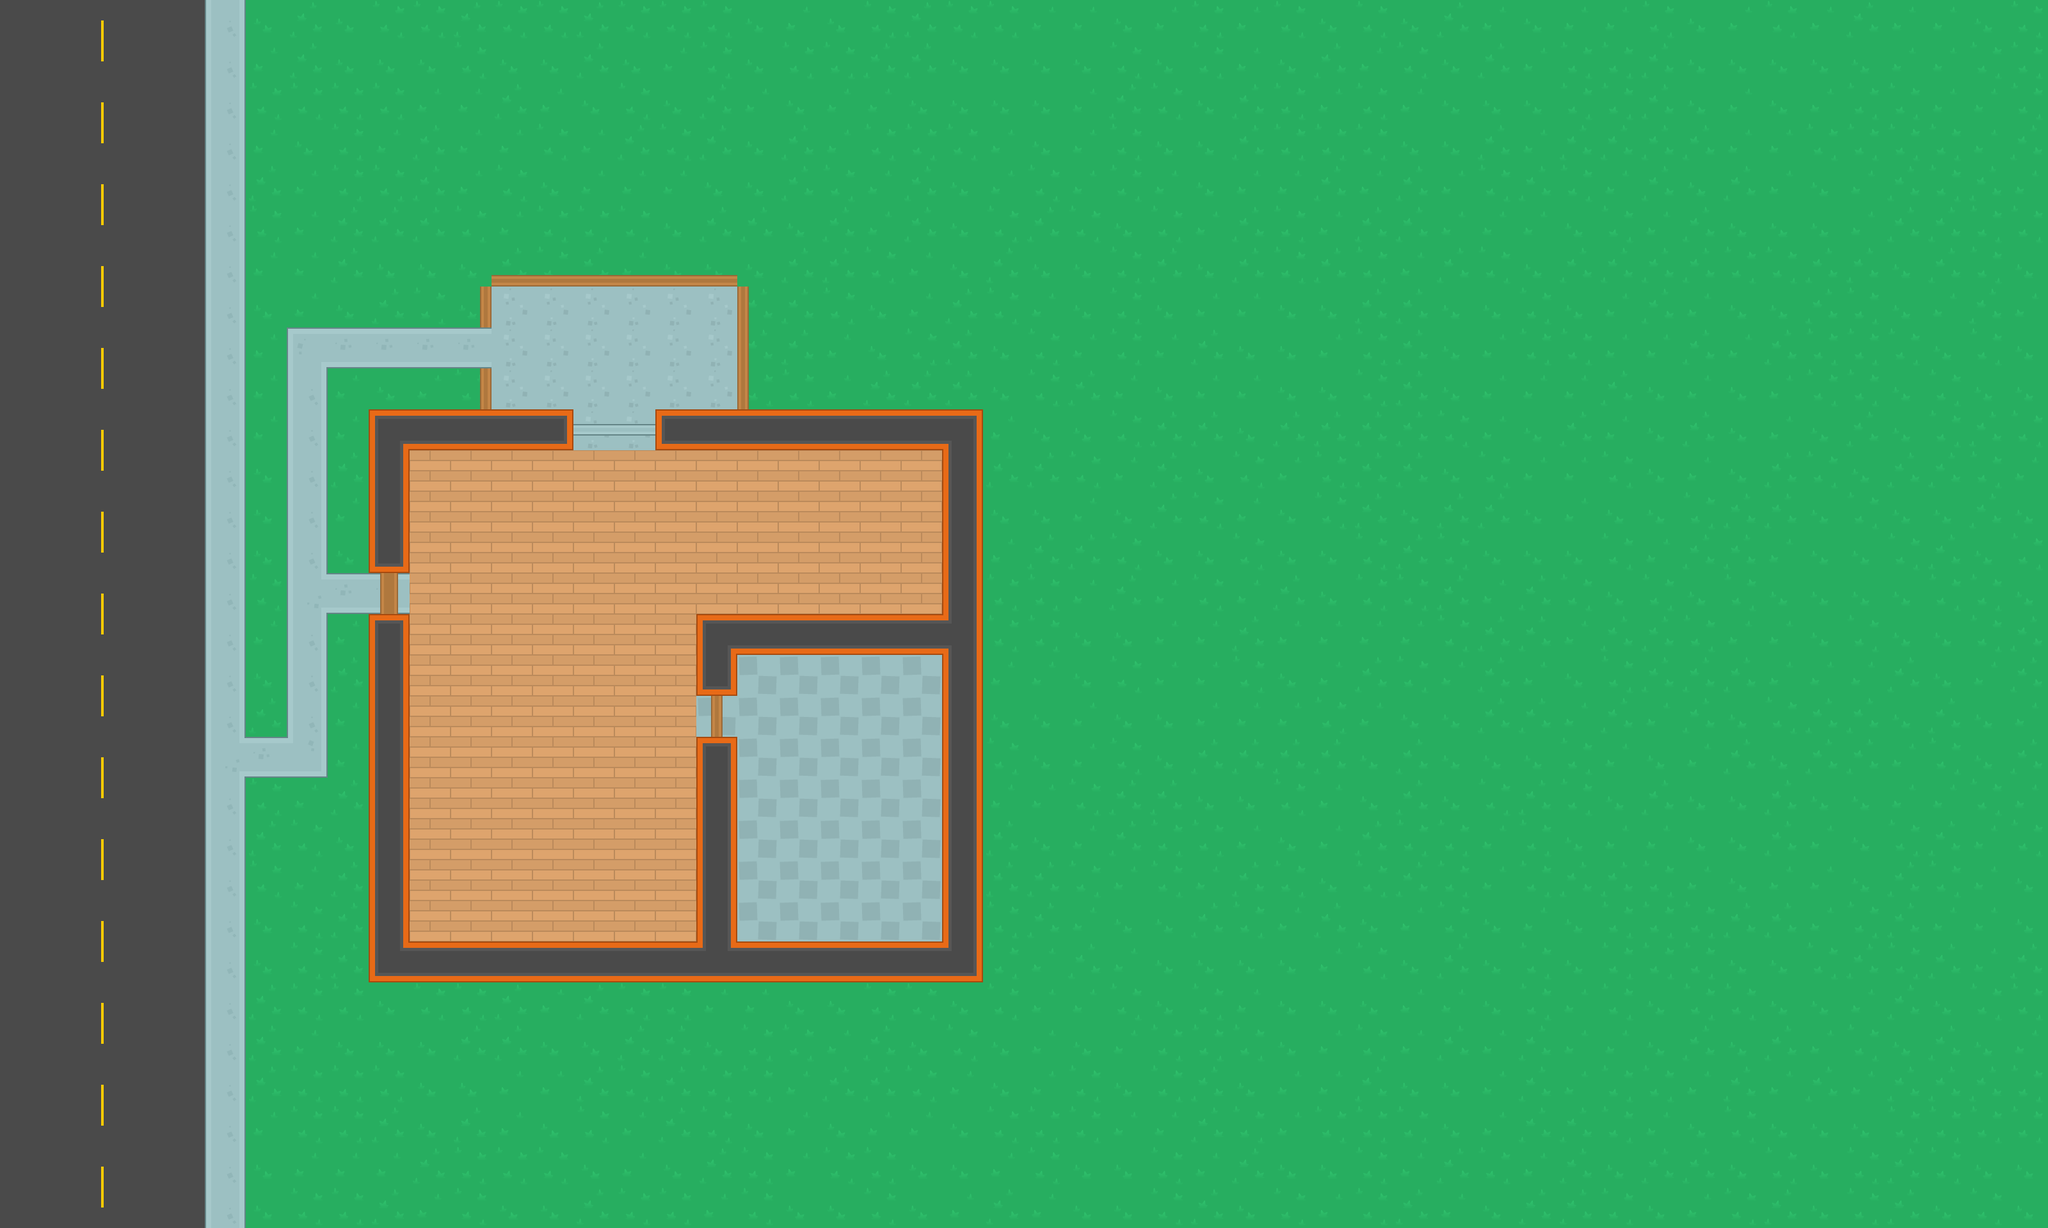

The image is a tile-based game level rendered from a .tmx file. Its description and source (layers, tilesets, objects; grid data summarised) follow:
An orthogonal 50x30 tile map with 64x64 px tiles, 4 tile layers (ground, walls, items, decorations) and 32 objects (20x mob, 11x wall, player).

<map version="1.5" tiledversion="1.6.0" orientation="orthogonal" renderorder="right-down" width="50" height="30" tilewidth="64" tileheight="64" infinite="0" nextlayerid="6" nextobjectid="38">
 <tileset firstgid="1" source="tiles.tsx" />
 <layer id="1" name="ground" width="50" height="30">
  <data>[1500 cells, 1500 non-empty, 15 distinct tile ids]</data>
 </layer>
 <layer id="2" name="walls" width="50" height="30">
  <data>[1500 cells, 67 non-empty, 15 distinct tile ids]</data>
 </layer>
 <layer id="3" name="items" width="50" height="30">
  <data>[1500 cells, 0 non-empty, 0 distinct tile ids]</data>
 </layer>
 <layer id="4" name="decorations" width="50" height="30">
  <data>[1500 cells, 11 non-empty, 3 distinct tile ids]</data>
 </layer>
 <objectgroup id="5" name="Obstacles">
  <object id="2" name="wall" x="576" y="640" width="320" height="64" />
  <object id="4" name="player" x="464" y="528" width="32" height="32" />
  <object id="7" name="wall" x="1024" y="640" width="512" height="64" />
  <object id="8" name="wall" x="1472" y="704" width="64" height="320" />
  <object id="9" name="wall" x="1088" y="960" width="384" height="64" />
  <object id="10" name="wall" x="1088" y="1024" width="64" height="64" />
  <object id="11" name="wall" x="1088" y="1152" width="64" height="384" />
  <object id="12" name="wall" x="576" y="1472" width="512" height="64" />
  <object id="13" name="wall" x="576" y="960" width="64" height="512" />
  <object id="14" name="wall" x="576" y="704" width="64" height="192" />
  <object id="16" name="wall" x="1472" y="1024" width="64" height="512" />
  <object id="17" name="wall" x="1152" y="1472" width="320" height="64" />
  <object id="18" name="mob" x="1104" y="464" width="32" height="32" />
  <object id="19" name="mob" x="784" y="912" width="32" height="32" />
  <object id="20" name="mob" x="1232" y="848" width="32" height="32" />
  <object id="21" name="mob" x="848" y="1296" width="32" height="32" />
  <object id="22" name="mob" x="1232" y="1104" width="32" height="32" />
  <object id="23" name="mob" x="1424" y="1424" width="32" height="32" />
  <object id="24" name="mob" x="912" y="272" width="32" height="32" />
  <object id="25" name="mob" x="1168" y="272" width="32" height="32" />
  <object id="26" name="mob" x="1168" y="1360" width="32" height="32" />
  <object id="27" name="mob" x="976" y="1040" width="32" height="32" />
  <object id="28" name="mob" x="1488" y="400" width="32" height="32" />
  <object id="29" name="mob" x="1680" y="656" width="32" height="32" />
  <object id="30" name="mob" x="1872" y="272" width="32" height="32" />
  <object id="31" name="mob" x="1936" y="848" width="32" height="32" />
  <object id="32" name="mob" x="1680" y="1168" width="32" height="32" />
  <object id="33" name="mob" x="1936" y="1360" width="32" height="32" />
  <object id="34" name="mob" x="1616" y="1616" width="32" height="32" />
  <object id="35" name="mob" x="1232" y="1744" width="32" height="32" />
  <object id="36" name="mob" x="848" y="1616" width="32" height="32" />
  <object id="37" name="mob" x="592" y="1744" width="32" height="32" />
 </objectgroup>
</map>
